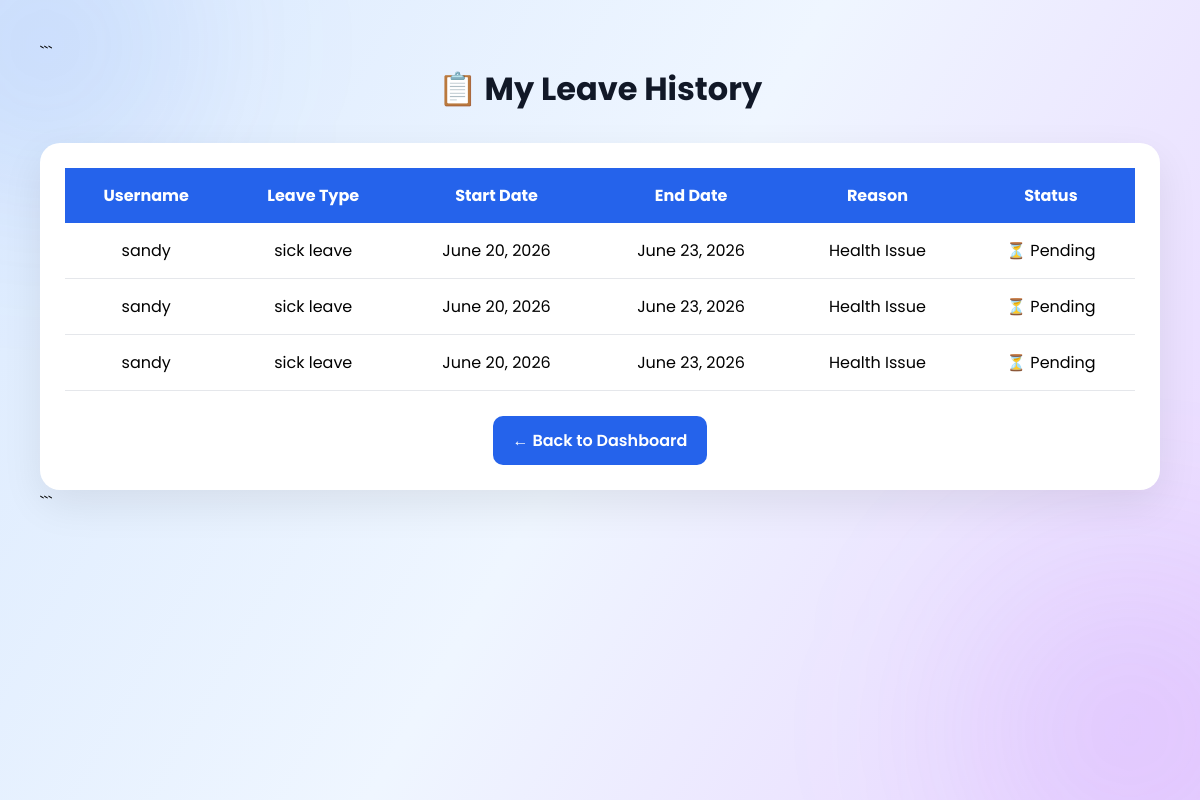
Before: /my_leaves/ (signed in) with the older database file.
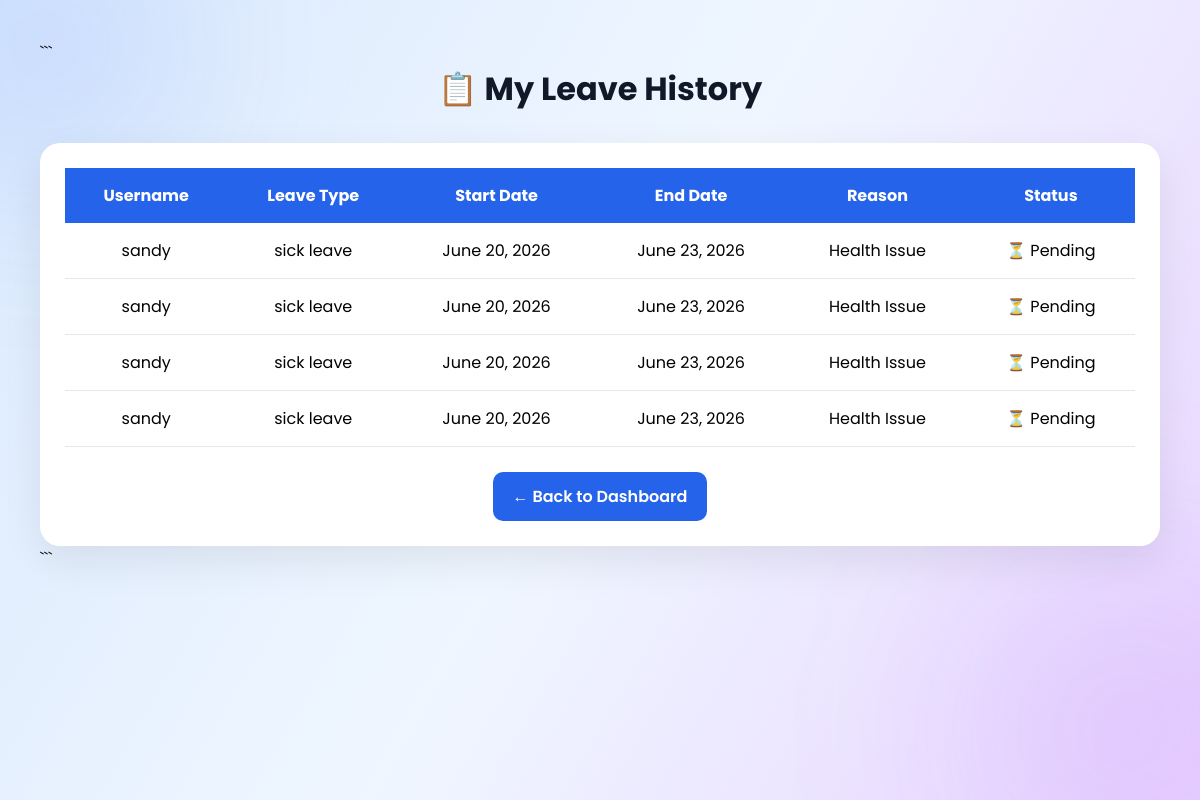
After: the same page with the newer database file.
### leaves/models.py (models this page shows)
class Leave(models.Model):
    STATUS_CHOICES = (
        ('pending','Pending'),
        ('approved','Approved'),
        ('rejected','Rejected'),
    )
    DURATION_CHOICES = (
        ('full' , 'Full Day'),
        ('half' , 'Half Day')
    )
    HALF_DAY_CHOICES = (
        ('morning' , 'Morning'),
        ('afternoon' , 'Afternoon')
    )
    username = models.ForeignKey(User,on_delete = models.CASCADE)
    leave_type = models.CharField(max_length=100, default='Casual Leave')
    email = models.EmailField(blank=True, null=True)
    duration = models.CharField(max_length=20, choices = DURATION_CHOICES, default='full')
    half_day_session = models.CharField(max_length=20,choices=HALF_DAY_CHOICES, blank=True , null=True)
    start_date = models.DateField()
    end_date = models.DateField()
    total_days = models.FloatField(default=0)
    reason = models.TextField()
    status = models.CharField(max_length=100, choices = STATUS_CHOICES , default = 'pending')

### leaves/views.py (the view)
# urls.py: path('my_leaves/', views.my_leaves, name='my_leaves'),
@login_required
def my_leaves(request):
    leaves=Leave.objects.filter(username=request.user).order_by('-id')
    return render(request,'leaves/my_leaves.html',{'leaves':leaves})

### templates/leaves/my_leaves.html (shortened to what this page needs)
{% load static %}
<!DOCTYPE html>
<html lang="en">
<head>
<link rel="stylesheet"
href="{% static 'css/leave_history.css' %}">
</head>
<body>
<div class="blob blob1"></div>
<div class="blob blob2"></div>
<div class="container">
```
<h1>📋 My Leave History</h1>
<div class="card">
    <table>
        <tr>
            <th>Username</th>
            <th>Leave Type</th>
            <th>Start Date</th>
            <th>End Date</th>
            <th>Reason</th>
            <th>Status</th>
        </tr>
        {% for i in leaves %}
        <tr>
            <td>{{ i.username }}</td>
            <td>{{ i.leave_type }}</td>
            <td>{{ i.start_date }}</td>
            <td>{{ i.end_date }}</td>
            <td>{{ i.reason }}</td>
            <td>
                {% if i.status == 'pending' %}
                <span class="pending">
                    ⏳ Pending
                </span>
                {% elif i.status == 'approved' %}
                <span class="approved">
                    ✅ Approved
                </span>
                {% elif i.status == 'rejected' %}
                <span class="rejected">
                    ❌ Rejected
                </span>
                {% endif %}
            </td>
        </tr>
        {% endfor %}
    </table>
    <center>
        <a href="{% url 'staff_dashboard' %}"
           class="back-btn">
            ← Back to Dashboard
        </a>
    </center>
</div>
```
</div>
</body>
</html>

Changed rows visible on the page:
added Leave: username "sandy", leave_type "sick leave", start_date "June 20, 2026", end_date "June 23, 2026", reason "Health Issue", status "⏳ Pending"
